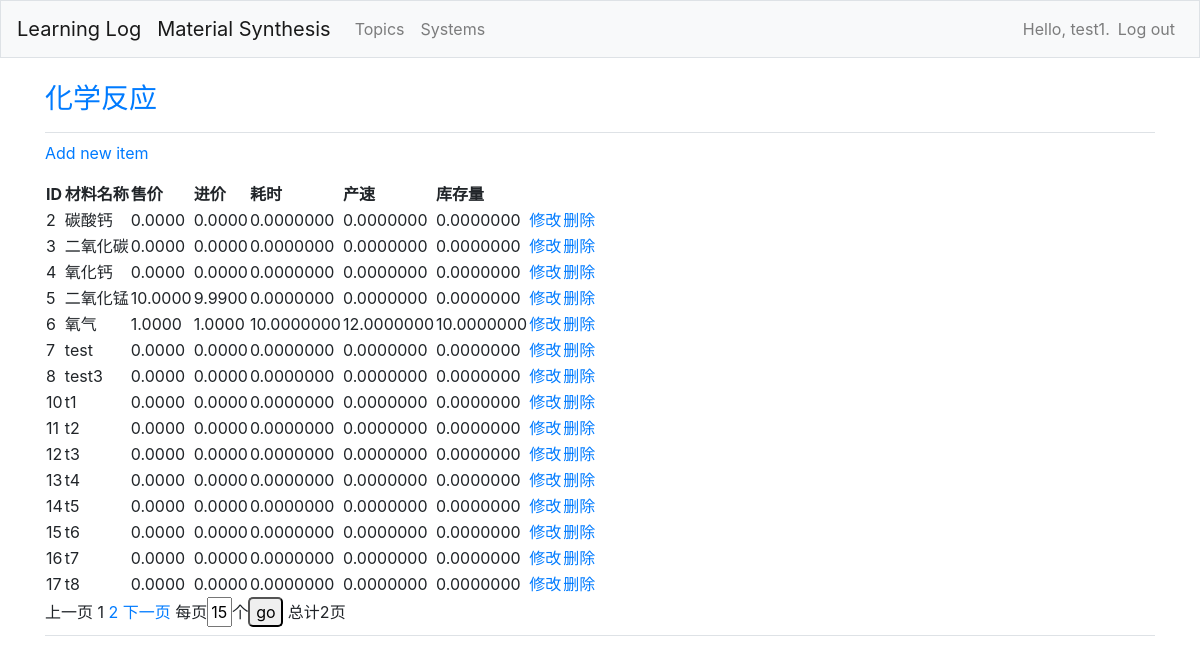
The app's page /material_synthesis/2/items/ (signed in) with its own data.
### material_synthesis/models.py (models this page shows, shortened)
class Msystem(models.Model):
	text = models.CharField(max_length=200)
	default_reactants = models.IntegerField(default=5)
	default_products = models.IntegerField(default=5)
	maxno_reactants = models.IntegerField(default=5)
	maxno_products = models.IntegerField(default=5)
	date_added = models.DateTimeField(auto_now_add=True)
	owner = models.ForeignKey(User, on_delete=models.CASCADE)
	def __str__(self):
		return self.text

class Item(models.Model):
	msystem = models.ForeignKey(Msystem,on_delete=models.CASCADE)
	name = models.CharField(max_length=200)
	selling_price = models.DecimalField('售价',max_digits=30,decimal_places=4,default=0)
	purchase_price = models.DecimalField('进价',max_digits=30,decimal_places=4,default=0)
	timecost = models.DecimalField('耗秒',max_digits=30,decimal_places=7,default=0)
	production_rate = models.DecimalField('产速（个/秒）',max_digits=30,decimal_places=7,default=0)
	stock = models.DecimalField('当前存量',max_digits=30,decimal_places=7,default=0)
	unit_measure = models.CharField(max_length=30,default='',blank=True)
	introduction = models.TextField(default='',blank=True)
	date_added = models.DateTimeField(auto_now_add=True)
	class Meta:
		verbose_name_plural = 'items'

### material_synthesis/views.py (the view)
# urls.py: path('<int:system_id>/items/',views.items, name='items'),
@login_required
def items(request,system_id):
	msystem = Msystem.objects.get(id=system_id)
	if msystem.owner != request.user:
		raise Http404
	items = Item.objects.filter(msystem=msystem).order_by('date_added')
	cur_page = int(request.GET.get('page',1))
	count = request.GET.get('count',15)
	paginator = Paginator(items,count)
	if cur_page > paginator.num_pages:
		cur_page = 1
	page = paginator.page(cur_page)
	context = {'page': page,'system':msystem,'count':count}
	return render(request, 'material_synthesis/items.html',context)

### material_synthesis/templates/material_synthesis/items.html
{% extends "learning_logs/base.html" %}
{% block page_header %}
<h3><a href="{% url 'material_synthesis:system' system.id %}">{{ system}}</a></h3>
{% endblock page_header %}
{% block content %}
<p>
  <a href="{% url 'material_synthesis:new_item' system.id %}">Add new item</a>
</p>
<table>
    <tr>
        <th>ID</th>
        <th>材料名称</th>
        <th>售价</th>
        <th>进价</th>
        <th>耗时</th>
        <th>产速</th>
        <th>库存量</th>
    </tr>
    {% for item in page %}
    <tr>
        <td>{{ item.id }}</td>
        <td>{{ item.name }}</td>
        <td>{{ item.selling_price }}</td>
        <td>{{ item.purchase_price }}</td>
        <td>{{ item.timecost }}</td>
        <td>{{ item.production_rate }}</td>
        <td>{{ item.stock }}</td>
        <td><a href="{% url 'material_synthesis:edit_item' system.id item.id %}">修改</a></td>
        <td><a href="{% url 'material_synthesis:del_item' system.id item.id %}">删除</a></td>
    </tr>
    {% empty %}
 	<td colspan="8">No items still empty.</td>
    {% endfor %}
</table>
    {% if page.has_previous %}
    <a href="{% url 'material_synthesis:items' system.id %}?page={{ page.previous_page_number }}&count={{ count }}">上一页</a>
    {% else %}
    上一页
    {% endif %}
    {% for p in page.paginator.page_range %}
        {% if p == page.number %}
        {{ p }}
        {% else %}
        <a href="{% url 'material_synthesis:items' system.id %}?page={{ p }}&count={{ count }}">{{p}}</a>
        {% endif %}
    {% endfor %}
    {% if page.has_next %}
    <a href="{% url 'material_synthesis:items' system.id %}?page={{ page.next_page_number }}&count={{ count }}">下一页</a>
    {% else %}
    下一页
    {% endif %}
    <form action="{% url 'material_synthesis:items' system.id %}" method="GET" style="display:inline;">
    <span>每页<input name="count" value="{{ count }}" style="width:25px">个<input type="submit" value="go" style="width:35px;
	border-left-width: 2px;
	padding-left: 5px;
	padding-right: 5px;
	border-right-width: 2px;
	border-radius: 5px;"></span></form>
    <span>总计{{ page.paginator.num_pages }}页</span>
{% endblock content %}

### learning_logs/templates/learning_logs/base.html (shortened to what this page needs)
{% load bootstrap4 %}
<!doctype html>
<html lang="en">
<head>
  {% bootstrap_css %}
</head>
<body>
  <nav class="navbar navbar-expand-md navbar-light bg-light mb-4 border">
    <a class="navbar-brand" href="{% url 'learning_logs:index'%}">Learning Log</a>
    <a class="navbar-brand" href="{% url 'material_synthesis:index'%}">Material Synthesis</a>
    <div class="collapse navbar-collapse" id="navbarCollapse">
      <ul class="navbar-nav mr-auto">
         <li class="nav-item">
           <a class="nav-link" href="{% url 'learning_logs:topics'%}">
                Topics</a></li>
         <li class="nav-item">
           <a class="nav-link" href="{% url 'material_synthesis:systems'%}">
                Systems</a></li>
      </ul>
      <ul class="navbar-nav ml-auto">
        {% if user.is_authenticated %}
           <li class="nav-item">
              <span class="navbar-text">Hello, {{ user.username }}.</span>
           </li>
           <li class="nav-item">
              <a class="nav-link" href="{% url 'users:logout'%}">Log out</a>
           </li>
        {% endif %}
      </ul>
    </div>
  </nav>
  <main role="main" class="container">
    <div class="pb-2 mb-2 border-bottom">
      {% block page_header %}{% endblock page_header %}
    </div>
    <div class="pb-2 mb-2 border-bottom">
      {% block content %}{% endblock content %}
    </div>
  </main>
</body>
</html>

### records on screen
Msystem: text "化学反应"
Item: id "2", name "碳酸钙", selling_price "0.0000", purchase_price "0.0000", timecost "0.0000000", production_rate "0.0000000", stock "0.0000000"
Item: id "3", name "二氧化碳", selling_price "0.0000", purchase_price "0.0000", timecost "0.0000000", production_rate "0.0000000", stock "0.0000000"
Item: id "4", name "氧化钙", selling_price "0.0000", purchase_price "0.0000", timecost "0.0000000", production_rate "0.0000000", stock "0.0000000"
Item: id "5", name "二氧化锰", selling_price "10.0000", purchase_price "9.9900", timecost "0.0000000", production_rate "0.0000000", stock "0.0000000"
Item: id "6", name "氧气", selling_price "1.0000", purchase_price "1.0000", timecost "10.0000000", production_rate "12.0000000", stock "10.0000000"
Item: id "7", name "test", selling_price "0.0000", purchase_price "0.0000", timecost "0.0000000", production_rate "0.0000000", stock "0.0000000"
Item: id "8", name "test3", selling_price "0.0000", purchase_price "0.0000", timecost "0.0000000", production_rate "0.0000000", stock "0.0000000"
Item: id "10", name "t1", selling_price "0.0000", purchase_price "0.0000", timecost "0.0000000", production_rate "0.0000000", stock "0.0000000"
Item: id "11", name "t2", selling_price "0.0000", purchase_price "0.0000", timecost "0.0000000", production_rate "0.0000000", stock "0.0000000"
Item: id "12", name "t3", selling_price "0.0000", purchase_price "0.0000", timecost "0.0000000", production_rate "0.0000000", stock "0.0000000"
Item: id "13", name "t4", selling_price "0.0000", purchase_price "0.0000", timecost "0.0000000", production_rate "0.0000000", stock "0.0000000"
Item: id "14", name "t5", selling_price "0.0000", purchase_price "0.0000", timecost "0.0000000", production_rate "0.0000000", stock "0.0000000"
Item: id "15", name "t6", selling_price "0.0000", purchase_price "0.0000", timecost "0.0000000", production_rate "0.0000000", stock "0.0000000"
Item: id "16", name "t7", selling_price "0.0000", purchase_price "0.0000", timecost "0.0000000", production_rate "0.0000000", stock "0.0000000"
Item: id "17", name "t8", selling_price "0.0000", purchase_price "0.0000", timecost "0.0000000", production_rate "0.0000000", stock "0.0000000"

### other values on screen
{{ user.username }} "test1"
{{ p }} "1"
{{ p }} "2"
{{ page.paginator.num_pages }} "2"
